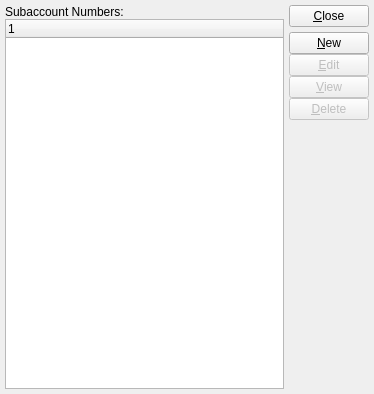
<?xml version="1.0" encoding="UTF-8"?>
<ui version="4.0">
 <comment>This file is part of the xTuple ERP: PostBooks Edition, a free and
open source Enterprise Resource Planning software suite,
Copyright (c) 1999-2018 by OpenMFG LLC, d/b/a xTuple.
It is licensed to you under the Common Public Attribution License
version 1.0, the full text of which (including xTuple-specific Exhibits)
is available at www.xtuple.com/CPAL.  By using this software, you agree
to be bound by its terms.</comment>
 <class>subaccounts</class>
 <widget class="QWidget" name="subaccounts">
  <property name="geometry">
   <rect>
    <x>0</x>
    <y>0</y>
    <width>374</width>
    <height>394</height>
   </rect>
  </property>
  <property name="windowTitle">
   <string>List Subaccounts</string>
  </property>
  <layout class="QHBoxLayout">
   <item>
    <layout class="QVBoxLayout">
     <property name="spacing">
      <number>0</number>
     </property>
     <property name="margin">
      <number>0</number>
     </property>
     <item>
      <widget class="QLabel" name="_subaccntLit">
       <property name="text">
        <string>Subaccount Numbers:</string>
       </property>
      </widget>
     </item>
     <item>
      <widget class="XTreeWidget" name="_subaccnt"/>
     </item>
    </layout>
   </item>
   <item>
    <layout class="QVBoxLayout">
     <property name="spacing">
      <number>5</number>
     </property>
     <property name="margin">
      <number>0</number>
     </property>
     <item>
      <widget class="QPushButton" name="_close">
       <property name="text">
        <string>&amp;Close</string>
       </property>
      </widget>
     </item>
     <item>
      <layout class="QVBoxLayout">
       <property name="spacing">
        <number>0</number>
       </property>
       <property name="margin">
        <number>0</number>
       </property>
       <item>
        <widget class="QPushButton" name="_new">
         <property name="text">
          <string>&amp;New</string>
         </property>
        </widget>
       </item>
       <item>
        <widget class="QPushButton" name="_edit">
         <property name="enabled">
          <bool>false</bool>
         </property>
         <property name="text">
          <string>&amp;Edit</string>
         </property>
        </widget>
       </item>
       <item>
        <widget class="QPushButton" name="_view">
         <property name="enabled">
          <bool>false</bool>
         </property>
         <property name="text">
          <string>&amp;View</string>
         </property>
        </widget>
       </item>
       <item>
        <widget class="QPushButton" name="_delete">
         <property name="enabled">
          <bool>false</bool>
         </property>
         <property name="text">
          <string>&amp;Delete</string>
         </property>
        </widget>
       </item>
       <item>
        <spacer name="Spacer14">
         <property name="orientation">
          <enum>Qt::Vertical</enum>
         </property>
         <property name="sizeType">
          <enum>QSizePolicy::Expanding</enum>
         </property>
         <property name="sizeHint" stdset="0">
          <size>
           <width>20</width>
           <height>20</height>
          </size>
         </property>
        </spacer>
       </item>
      </layout>
     </item>
    </layout>
   </item>
  </layout>
 </widget>
 <layoutdefault spacing="5" margin="5"/>
 <customwidgets>
  <customwidget>
   <class>XTreeWidget</class>
   <extends>QTreeWidget</extends>
   <header>xtreewidget.h</header>
   <container>1</container>
  </customwidget>
 </customwidgets>
 <tabstops>
  <tabstop>_subaccnt</tabstop>
  <tabstop>_new</tabstop>
  <tabstop>_edit</tabstop>
  <tabstop>_view</tabstop>
  <tabstop>_delete</tabstop>
  <tabstop>_close</tabstop>
 </tabstops>
 <resources/>
 <connections>
  <connection>
   <sender>_close</sender>
   <signal>clicked()</signal>
   <receiver>subaccounts</receiver>
   <slot>close()</slot>
   <hints>
    <hint type="sourcelabel">
     <x>20</x>
     <y>20</y>
    </hint>
    <hint type="destinationlabel">
     <x>20</x>
     <y>20</y>
    </hint>
   </hints>
  </connection>
  <connection>
   <sender>_subaccnt</sender>
   <signal>valid(bool)</signal>
   <receiver>_view</receiver>
   <slot>setEnabled(bool)</slot>
   <hints>
    <hint type="sourcelabel">
     <x>20</x>
     <y>20</y>
    </hint>
    <hint type="destinationlabel">
     <x>20</x>
     <y>20</y>
    </hint>
   </hints>
  </connection>
 </connections>
</ui>
